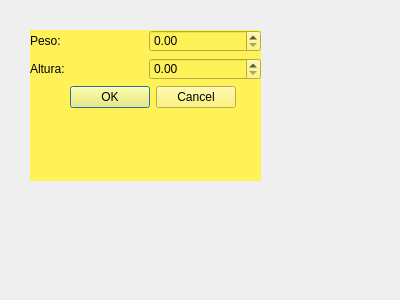
<?xml version="1.0" encoding="UTF-8"?>
<ui version="4.0">
 <class>Altura</class>
 <widget class="QDialog" name="Altura">
  <property name="geometry">
   <rect>
    <x>0</x>
    <y>0</y>
    <width>400</width>
    <height>300</height>
   </rect>
  </property>
  <property name="windowTitle">
   <string>Dialog</string>
  </property>
  <widget class="QWidget" name="widget" native="true">
   <property name="geometry">
    <rect>
     <x>30</x>
     <y>30</y>
     <width>231</width>
     <height>151</height>
    </rect>
   </property>
   <property name="styleSheet">
    <string notr="true">background-color: rgb(255, 242, 89);</string>
   </property>
   <layout class="QFormLayout" name="formLayout">
    <item row="0" column="0" colspan="2">
     <layout class="QHBoxLayout" name="horizontalLayout">
      <item>
       <widget class="QLabel" name="label">
        <property name="text">
         <string>Peso:</string>
        </property>
       </widget>
      </item>
      <item>
       <widget class="QDoubleSpinBox" name="inPeso"/>
      </item>
     </layout>
    </item>
    <item row="1" column="0" colspan="2">
     <layout class="QHBoxLayout" name="horizontalLayout_2">
      <item>
       <widget class="QLabel" name="label_2">
        <property name="text">
         <string>Altura:</string>
        </property>
       </widget>
      </item>
      <item>
       <widget class="QDoubleSpinBox" name="inAltura"/>
      </item>
     </layout>
    </item>
    <item row="2" column="0">
     <layout class="QHBoxLayout" name="horizontalLayout_3">
      <item>
       <spacer name="horizontalSpacer">
        <property name="orientation">
         <enum>Qt::Horizontal</enum>
        </property>
        <property name="sizeHint" stdset="0">
         <size>
          <width>40</width>
          <height>20</height>
         </size>
        </property>
       </spacer>
      </item>
      <item>
       <widget class="QDialogButtonBox" name="cmdOC">
        <property name="standardButtons">
         <set>QDialogButtonBox::Cancel|QDialogButtonBox::Ok</set>
        </property>
       </widget>
      </item>
     </layout>
    </item>
   </layout>
  </widget>
 </widget>
 <resources/>
 <connections/>
</ui>
